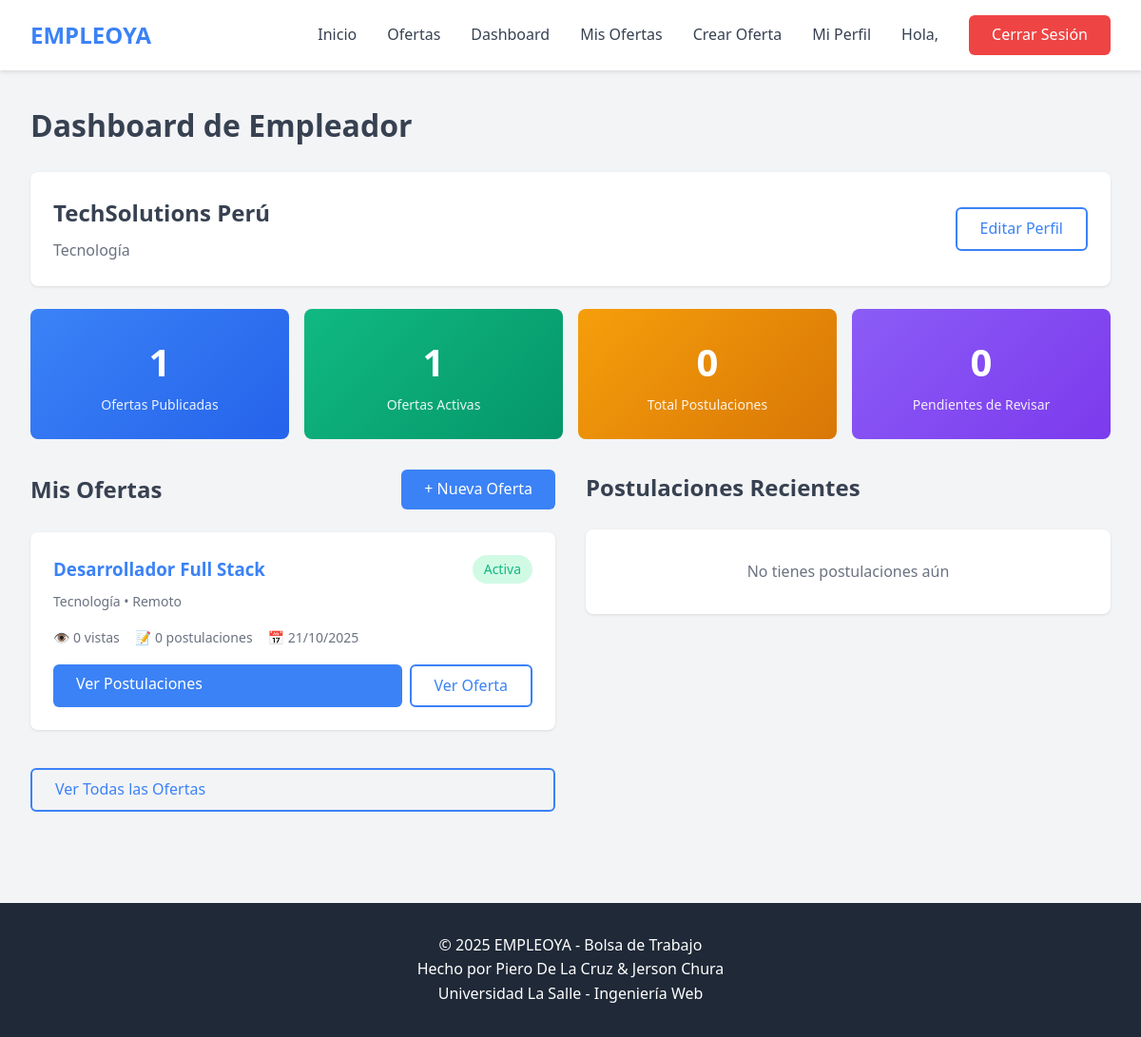
The app's page /dashboard/empleador/ (signed in) with its own data.
### MyWebApps/models.py (models this page shows, shortened)
class Empresa(models.Model):
    TAMANO_EMPRESA_CHOICES = [
        ('startup', 'Startup (1-10)'),
        ('pyme', 'PYME (11-50)'),
        ('mediana', 'Mediana (51-200)'),
        ('grande', 'Grande (201-1000)'),
        ('corporacion', 'Corporación (1000+)'),
    ]
    usuario = models.OneToOneField(
        Usuario,
        on_delete=models.CASCADE,
        related_name='empresa',
        verbose_name='Usuario'
    )
    nombre_empresa = models.CharField(max_length=200, verbose_name='Nombre de la Empresa')
    ruc = models.CharField(max_length=20, unique=True, null=True, blank=True, verbose_name='RUC')
    descripcion = models.TextField(blank=True, null=True, verbose_name='Descripción')
    sector = models.CharField(max_length=100, blank=True, null=True, verbose_name='Sector')
    ubicacion = models.CharField(max_length=200, blank=True, null=True, verbose_name='Ubicación')
    sitio_web = models.URLField(blank=True, null=True, verbose_name='Sitio Web')
    logo_url = models.CharField(max_length=500, blank=True, null=True, verbose_name='URL del Logo')
    tamaño_empresa = models.CharField(
        max_length=20,
        choices=TAMANO_EMPRESA_CHOICES,
        default='pyme',
        verbose_name='Tamaño de Empresa'
    )
    telefono_empresa = models.CharField(max_length=20, blank=True, null=True, verbose_name='Teléfono')
    verificada = models.BooleanField(default=False, verbose_name='Verificada')
    fecha_creacion = models.DateTimeField(auto_now_add=True, verbose_name='Fecha de Creación')
    fecha_actualizacion = models.DateTimeField(auto_now=True, verbose_name='Última Actualización')
    class Meta:
        db_table = 'empresa'
        verbose_name = 'Empresa'
        verbose_name_plural = 'Empresas'
        ordering = ['-fecha_creacion']

class OfertaTrabajo(models.Model):
    MODALIDAD_CHOICES = [
        ('presencial', 'Presencial'),
        ('remoto', 'Remoto'),
        ('hibrido', 'Híbrido'),
    ]
    TIPO_CONTRATO_CHOICES = [
        ('tiempo_completo', 'Tiempo Completo'),
        ('medio_tiempo', 'Medio Tiempo'),
        ('por_proyecto', 'Por Proyecto'),
        ('freelance', 'Freelance'),
        ('practicas', 'Prácticas'),
        ('temporal', 'Temporal'),
    ]
    NIVEL_EXPERIENCIA_CHOICES = [
        ('sin_experiencia', 'Sin Experiencia'),
        ('junior', 'Junior'),
        ('semi_senior', 'Semi Senior'),
        ('senior', 'Senior'),
        ('lead', 'Lead/Experto'),
    ]
    ESTADO_CHOICES = [
        ('borrador', 'Borrador'),
        ('pendiente_aprobacion', 'Pendiente de Aprobación'),
        ('activa', 'Activa'),
        ('pausada', 'Pausada'),
        ('expirada', 'Expirada'),
        ('cerrada', 'Cerrada'),
    ]
    empresa = models.ForeignKey(
        Empresa,
        on_delete=models.CASCADE,
        related_name='ofertas',
        verbose_name='Empresa'
    )
    categoria = models.ForeignKey(
        Categoria,
        on_delete=models.SET_NULL,
        null=True,
        related_name='ofertas',
        verbose_name='Categoría'
    )
    titulo = models.CharField(max_length=200, verbose_name='Título')
    descripcion = models.TextField(verbose_name='Descripción')
    requisitos = models.TextField(blank=True, null=True, verbose_name='Requisitos')
    responsabilidades = models.TextField(blank=True, null=True, verbose_name='Responsabilidades')
    beneficios = models.TextField(blank=True, null=True, verbose_name='Beneficios')
    salario_min = models.DecimalField(
        max_digits=10,
        decimal_places=2,
        blank=True,
        null=True,
        verbose_name='Salario Mínimo'
    )
    salario_max = models.DecimalField(
        max_digits=10,
        decimal_places=2,
        blank=True,
        null=True,
        verbose_name='Salario Máximo'
    )
    moneda = models.CharField(max_length=3, default='PEN', verbose_name='Moneda')
    ubicacion = models.CharField(max_length=200, blank=True, null=True, verbose_name='Ubicación')
    modalidad = models.CharField(
        max_length=20,
        choices=MODALIDAD_CHOICES,
        verbose_name='Modalidad'
    )
    tipo_contrato = models.CharField(
        max_length=20,
        choices=TIPO_CONTRATO_CHOICES,
        verbose_name='Tipo de Contrato'
    )
    nivel_experiencia = models.CharField(
        max_length=20,
        choices=NIVEL_EXPERIENCIA_CHOICES,
        verbose_name='Nivel de Experiencia Requerido'
    )
    vacantes_disponibles = models.IntegerField(
        default=1,
        validators=[MinValueValidator(1)],
        verbose_name='Vacantes Disponibles'
    )
    fecha_publicacion = models.DateTimeField(blank=True, null=True, verbose_name='Fecha de Publicación')
    fecha_expiracion = models.DateTimeField(blank=True, null=True, verbose_name='Fecha de Expiración')
    fecha_inicio_deseada = models.DateField(blank=True, null=True, verbose_name='Fecha de Inicio Deseada')
    estado = models.CharField(
        max_length=30,
        choices=ESTADO_CHOICES,
        default='borrador',
        verbose_name='Estado'
    )
    aprobada_admin = models.BooleanField(default=False, verbose_name='Aprobada por Admin')
    fecha_aprobacion = models.DateTimeField(blank=True, null=True, verbose_name='Fecha de Aprobación')
    vistas = models.IntegerField(default=0, verbose_name='Número de Vistas')
    fecha_creacion = models.DateTimeField(auto_now_add=True, verbose_name='Fecha de Creación')
    fecha_actualizacion = models.DateTimeField(auto_now=True, verbose_name='Última Actualización')
    class Meta:
        db_table = 'oferta_trabajo'
        verbose_name = 'Oferta de Trabajo'
        verbose_name_plural = 'Ofertas de Trabajo'
        ordering = ['-fecha_publicacion', '-fecha_creacion']
        indexes = [
            models.Index(fields=['estado', 'fecha_publicacion']),
            models.Index(fields=['categoria', 'estado']),
            models.Index(fields=['modalidad', 'estado']),
        ]

class Categoria(models.Model):
    nombre = models.CharField(max_length=100, unique=True, verbose_name='Nombre')
    descripcion = models.TextField(blank=True, null=True, verbose_name='Descripción')
    icono = models.CharField(max_length=50, blank=True, null=True, verbose_name='Icono')
    activa = models.BooleanField(default=True, verbose_name='Activa')
    fecha_creacion = models.DateTimeField(auto_now_add=True, verbose_name='Fecha de Creación')
    class Meta:
        db_table = 'categoria'
        verbose_name = 'Categoría'
        verbose_name_plural = 'Categorías'
        ordering = ['nombre']

### MyWebApps/views.py (the view)
# urls.py: path('dashboard/empleador/', views.dashboard_empleador, name='dashboard_empleador'),
@login_required
def dashboard_empleador(request):
    if request.user.tipo_usuario != 'empleador':
        messages.error(request, 'No tienes permiso para acceder a esta página')
        return redirect('dashboard')
    empresa = get_object_or_404(Empresa, usuario=request.user)
    ofertas = OfertaTrabajo.objects.filter(empresa=empresa)
    stats = {
        'total_ofertas': ofertas.count(),
        'ofertas_activas': ofertas.filter(estado='activa').count(),
        'total_postulaciones': Postulacion.objects.filter(oferta__empresa=empresa).count(),
        'postulaciones_pendientes': Postulacion.objects.filter(
            oferta__empresa=empresa,
            estado='pendiente'
        ).count(),
    }
    ultimas_ofertas = ofertas.order_by('-fecha_creacion')[:5]
    ultimas_postulaciones = Postulacion.objects.filter(
        oferta__empresa=empresa
    ).select_related('postulante__usuario', 'oferta').order_by('-fecha_postulacion')[:10]
    context = {
        'empresa': empresa,
        'stats': stats,
        'ultimas_ofertas': ultimas_ofertas,
        'ultimas_postulaciones': ultimas_postulaciones,
    }
    return render(request, 'MyWebApps/dashboard_empleador.html', context)

### MyWebApps/templates/MyWebApps/dashboard_empleador.html (shortened to what this page needs)
{% extends 'MyWebApps/base.html' %}
{% block content %}
<div class="container">
    <h1 class="mb-3">Dashboard de Empleador</h1>
    <div class="card mb-3">
        <div style="display: flex; justify-content: space-between; align-items: center;">
            <div>
                <h2 style="margin-bottom: 0.5rem;">{{ empresa.nombre_empresa }}</h2>
                <p class="text-muted">{{ empresa.sector }}</p>
            </div>
            <a href="{% url 'perfil_empresa' %}" class="btn btn-outline">Editar Perfil</a>
        </div>
    </div>
    <div class="stats">
        <div class="stat-card">
            <span class="stat-number">{{ stats.total_ofertas }}</span>
            <span class="stat-label">Ofertas Publicadas</span>
        </div>
        <div class="stat-card" style="background: linear-gradient(135deg, var(--secondary), #059669);">
            <span class="stat-number">{{ stats.ofertas_activas }}</span>
            <span class="stat-label">Ofertas Activas</span>
        </div>
        <div class="stat-card" style="background: linear-gradient(135deg, var(--warning), #d97706);">
            <span class="stat-number">{{ stats.total_postulaciones }}</span>
            <span class="stat-label">Total Postulaciones</span>
        </div>
        <div class="stat-card" style="background: linear-gradient(135deg, #8b5cf6, #7c3aed);">
            <span class="stat-number">{{ stats.postulaciones_pendientes }}</span>
            <span class="stat-label">Pendientes de Revisar</span>
        </div>
    </div>
    <div class="grid" style="grid-template-columns: 1fr 1fr; gap: 2rem;">
        <div>
            <div style="display: flex; justify-content: space-between; align-items: center; margin-bottom: 1.5rem;">
                <h2>Mis Ofertas</h2>
                <a href="{% url 'crear_oferta' %}" class="btn btn-primary">+ Nueva Oferta</a>
            </div>
            {% for oferta in ultimas_ofertas %}
            <div class="card">
                <div style="display: flex; justify-content: space-between; align-items: start; margin-bottom: 1rem;">
                    <div>
                        <h3 style="margin-bottom: 0.5rem;">
                            <a href="{% url 'oferta_detalle' oferta.id %}" style="color: var(--primary); text-decoration: none;">
                                {{ oferta.titulo }}
                            </a>
                        </h3>
                        <p class="text-muted" style="margin: 0; font-size: 0.875rem;">
                            {{ oferta.categoria.nombre }} • {{ oferta.get_modalidad_display }}
                        </p>
                    </div>
                    <span class="badge {% if oferta.estado == 'activa' %}badge-success{% elif oferta.estado == 'pausada' %}badge-warning{% else %}badge-danger{% endif %}">
                        {{ oferta.get_estado_display }}
                    </span>
                </div>
                <div style="display: flex; gap: 1rem; font-size: 0.875rem; color: #6b7280; margin-bottom: 1rem;">
                    <span>👁️ {{ oferta.vistas }} vistas</span>
                    <span>📝 {{ oferta.postulaciones.count }} postulaciones</span>
                    <span>📅 {{ oferta.fecha_publicacion|date:"d/m/Y" }}</span>
                </div>
                <div style="display: flex; gap: 0.5rem;">
                    <a href="{% url 'postulaciones_oferta' oferta.id %}" class="btn btn-primary" style="flex: 1;">
                        Ver Postulaciones
                    </a>
                    <a href="{% url 'oferta_detalle' oferta.id %}" class="btn btn-outline">
                        Ver Oferta
                    </a>
                </div>
            </div>
            {% empty %}
            <div class="card text-center" style="padding: 2rem;">
                <p class="text-muted">No tienes ofertas publicadas</p>
                <a href="{% url 'crear_oferta' %}" class="btn btn-primary mt-2">Crear Primera Oferta</a>
            </div>
            {% endfor %}
            {% if ultimas_ofertas.count > 0 %}
            <a href="{% url 'mis_ofertas' %}" class="btn btn-outline" style="width: 100%; margin-top: 1rem;">
                Ver Todas las Ofertas
            </a>
            {% endif %}
        </div>
        <div>
            <h2 class="mb-3">Postulaciones Recientes</h2>
            {% for postulacion in ultimas_postulaciones %}
            <div class="card">
                <div style="display: flex; justify-content: space-between; align-items: start; margin-bottom: 1rem;">
                    <div>
                        <h3 style="margin-bottom: 0.5rem; font-size: 1.125rem;">
                            {{ postulacion.postulante.usuario.nombre_completo }}
                        </h3>
                        <p class="text-muted" style="margin: 0; font-size: 0.875rem;">
                            {{ postulacion.oferta.titulo }}
                        </p>
                    </div>
                    <span class="badge
                        {% if postulacion.estado == 'pendiente' %}badge-warning
                        {% elif postulacion.estado == 'en_revision' %}badge-primary
                        {% elif postulacion.estado == 'aceptado' %}badge-success
                        {% elif postulacion.estado == 'rechazado' %}badge-danger
                        {% else %}badge-primary{% endif %}">
                        {{ postulacion.get_estado_display }}
                    </span>
                </div>
                <div style="font-size: 0.875rem; color: var(--text); margin-bottom: 1rem;">
                    <p style="margin: 0.25rem 0;">📧 {{ postulacion.postulante.usuario.email }}</p>
                    <p style="margin: 0.25rem 0;">📅 {{ postulacion.fecha_postulacion|date:"d/m/Y H:i" }}</p>
                    {% if postulacion.puntuacion_match %}
                    <p style="margin: 0.25rem 0;">⭐ Match: {{ postulacion.puntuacion_match }}%</p>
                    {% endif %}
                </div>
                <a href="{% url 'postulaciones_oferta' postulacion.oferta.id %}" class="btn btn-primary" style="width: 100%;">
                    Ver Detalles
                </a>
            </div>
            {% empty %}
            <div class="card text-center" style="padding: 2rem;">
                <p class="text-muted">No tienes postulaciones aún</p>
            </div>
            {% endfor %}
        </div>
    </div>
</div>
{% endblock %}

### MyWebApps/templates/MyWebApps/base.html (style rules this page uses)
* { margin: 0; padding: 0; box-sizing: border-box; }
:root { --primary: #3b82f6; --primary-dark: #2563eb; --secondary: #10b981; --danger: #ef4444; --warning: #f59e0b; --dark: #1f2937; --light: #f3f4f6; --white: #ffffff; --text: #374151; --border: #e5e7eb; }
body { font-family: 'Segoe UI', Tahoma, Geneva, Verdana, sans-serif; line-height: 1.6; color: var(--text); background-color: var(--light); }
.btn { padding: 0.5rem 1.5rem; border: none; border-radius: 0.375rem; font-weight: 500; cursor: pointer; text-decoration: none; display: inline-block; transition: all 0.3s; }
.btn-primary { background-color: var(--primary); color: var(--white); }
.btn-outline { background-color: transparent; color: var(--primary); border: 2px solid var(--primary); }
.container { max-width: 1200px; margin: 0 auto; padding: 2rem; }
.card { background-color: var(--white); border-radius: 0.5rem; box-shadow: 0 1px 3px rgba(0,0,0,0.1); padding: 1.5rem; margin-bottom: 1.5rem; }
.grid { display: grid; gap: 1.5rem; }
.badge { display: inline-block; padding: 0.25rem 0.75rem; border-radius: 9999px; font-size: 0.875rem; font-weight: 500; }
.badge-success { background-color: #d1fae5; color: var(--secondary); }
.stats { display: grid; grid-template-columns: repeat(auto-fit, minmax(200px, 1fr)); gap: 1rem; margin-bottom: 2rem; }
.stat-card { background: linear-gradient(135deg, var(--primary), var(--primary-dark)); color: var(--white); padding: 1.5rem; border-radius: 0.5rem; text-align: center; }
.stat-number { font-size: 2.5rem; font-weight: bold; display: block; }
.stat-label { font-size: 0.875rem; opacity: 0.9; }
.text-center { text-align: center; }
.mb-3 { margin-bottom: 1.5rem; }
.text-muted { color: #6b7280; }

### records on screen
Empresa: nombre_empresa "TechSolutions Perú", sector "Tecnología"
OfertaTrabajo: titulo "Desarrollador Full Stack", categoria.nombre "Tecnología", modalidad "Remoto", estado "Activa", vistas "0", postulaciones.count "0", fecha_publicacion "21/10/2025"

### other values on screen
{{ stats.total_ofertas }} "1"
{{ stats.ofertas_activas }} "1"
{{ stats.total_postulaciones }} "0"
{{ stats.postulaciones_pendientes }} "0"
